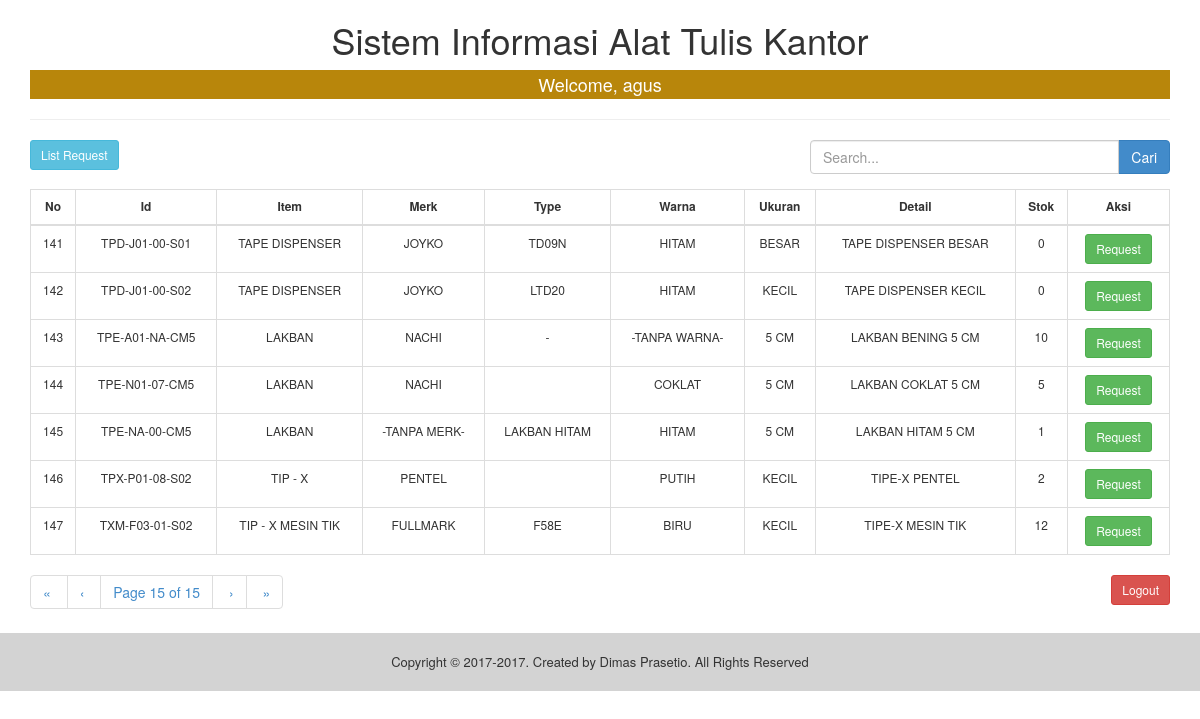
/index.php?pagination=true&page=15 (signed in), run on the app's committed database.
### tables this page shows
CREATE TABLE `tbl_inventory` (
  `id` varchar(20) NOT NULL,
  `item` varchar(100) NOT NULL,
  `merk` varchar(45) NOT NULL,
  `type` varchar(45) DEFAULT NULL,
  `warna` varchar(45) DEFAULT NULL,
  `ukuran` varchar(45) DEFAULT NULL,
  `detail` varchar(300) DEFAULT NULL,
  `stok` int(4) NOT NULL,
  `satuan` varchar(10) NOT NULL,
  `stok_min` int(4) NOT NULL,
  `updated_by` varchar(45) NOT NULL,
  `updated_date` varchar(45) NOT NULL,
  PRIMARY KEY (`id`)
);

### index.php (the view, shortened to what this page needs)
<?php
if(@$_SESSION['username']){
?>
<!doctype html>
<html>
    <head>
        <link rel="stylesheet" href="css/bootstrap.min.css"/>
    </head>
    <body>
        <?php
        include 'inc/pagination1.php';
        include 'inc/koneksi.php';
        if(isset($_REQUEST['keyword']) && $_REQUEST['keyword']<>""){
            $keyword=$_REQUEST['keyword'];
            $reload = "index.php?pagination=true&keyword=$keyword";
            $sql =  "SELECT * FROM tbl_inventory WHERE item LIKE '%$keyword%' or merk LIKE '%$keyword%'";
            $result = mysqli_query($koneksi,$sql);
        }else{
            $reload = "index.php?pagination=true";
            $sql =  "SELECT * FROM tbl_inventory";
            $result = mysqli_query($koneksi, $sql);
        }
        $rpp = 10;
        $page = intval($_GET["page"]);
        $tcount = mysqli_num_rows($result);
        $tpages = ($tcount) ? ceil($tcount/$rpp) : 1;
        $count = 0;
        $i = ($page-1)*$rpp;
        $no_urut = ($page-1)*$rpp;
        ?>
        <div class="container">
        <center><h1>Sistem Informasi Alat Tulis Kantor</h1>
        <h4>Welcome, <?php echo $_SESSION['username'] ?></h4>
        </center><hr>
            <div class="row">
                <div class="col-lg-8">
                    <a href="inc/list_request.php"><button class="btn btn-info btn-sm">List Request</button></a>
                </div>
                <div class="col-lg-4 text-right">
                    <form method="post" action="index.php">
                        <div class="form-group input-group">
                            <input type="text" name="keyword" class="form-control" placeholder="Search..." value="<?php echo $_REQUEST['keyword']; ?>">
                            <span class="input-group-btn">
                                <button class="btn btn-primary" type="submit">Cari
                                </button>
                            </span>
                        </div>
                    </form>
                </div>
            </div>
            <div class="table-responsive">
            <table class="table table-bordered">
                <thead>
                    <tr>
                        <th>No</th>
                        <th>Id</th>
                        <th>Item</th>
                        <th>Merk</th>
                        <th>Type</th>
                        <th>Warna</th>
                        <th>Ukuran</th>
                        <th>Detail</th>
                        <th>Stok</th>
                        <th>Aksi</th>
                    </tr>
                </thead>
                <tbody>
                    <?php
                    while(($count<$rpp) && ($i<$tcount)) {
                        mysqli_data_seek($result,$i);
                        $data = mysqli_fetch_array($result);
                    ?>
                    <tr>
                        <td><?php echo ++$no_urut;?></td>
                        <td><?php echo $data['id']; ?></td>
                        <td><?php echo $data['item']; ?></td>
                        <td><?php echo $data['merk']; ?></td>
                        <td><?php echo $data['type']; ?></td>
                        <td><?php echo $data['warna']; ?></td>
                        <td><?php echo $data['ukuran']; ?></td>
                        <td><?php echo $data['detail']; ?></td>
                        <td><?php echo $data['stok']; ?></td>
                        <td><a href="inc/request.php?id=<?php echo $data['id']; ?>"><button class="btn btn-success btn-sm">Request</button></a></td>
                    </tr>
                    <?php
                        $i++;
                        $count++;
                    }
                    ?>
                </tbody>
            </table>
            </div>
            <div class="row">
                <div class="col-md-8">
                    <?php echo paginate_one($reload, $page, $tpages); ?>
                </div>
                <div class="col-md-4 text-right">
                    <a href="inc/logout.php"><button class="btn btn-danger btn-sm">Logout</button></a>
                </div><br>
            </div>
        </div>
        <div id="footer">
          Copyright &copy; 2017-<?php echo date('Y'); ?>. Created by Dimas Prasetio. All Rights Reserved
        </div>
    </body>
</html>
<?php
}else{
  header("location:inc/login.php");
}
?>

### index.php (style rules this page uses)
#footer { text-align: center; padding: 20px; background-color: #D3D3D3; font-size: 13px; }
table,tr,th,td { text-align: center; font-size: 12px; }
h4 { color: white; background-color: #B8860B; padding: 5px; }

### data on the page
tbl_inventory: id "TPD-J01-00-S01", item "TAPE DISPENSER", merk "JOYKO", type "TD09N", warna "HITAM", ukuran "BESAR", detail "TAPE DISPENSER BESAR", stok "0"
tbl_inventory: id "TPD-J01-00-S02", item "TAPE DISPENSER", merk "JOYKO", type "LTD20", warna "HITAM", ukuran "KECIL", detail "TAPE DISPENSER KECIL", stok "0"
tbl_inventory: id "TPE-A01-NA-CM5", item "LAKBAN", merk "NACHI", type "-", warna "-TANPA WARNA-", ukuran "5 CM", detail "LAKBAN BENING 5 CM", stok "10"
tbl_inventory: id "TPE-N01-07-CM5", item "LAKBAN", merk "NACHI", warna "COKLAT", ukuran "5 CM", detail "LAKBAN COKLAT 5 CM", stok "5"
tbl_inventory: id "TPE-NA-00-CM5", item "LAKBAN", merk "-TANPA MERK-", type "LAKBAN HITAM", warna "HITAM", ukuran "5 CM", detail "LAKBAN HITAM 5 CM", stok "1"
tbl_inventory: id "TPX-P01-08-S02", item "TIP - X", merk "PENTEL", warna "PUTIH", ukuran "KECIL", detail "TIPE-X PENTEL", stok "2"
tbl_inventory: id "TXM-F03-01-S02", item "TIP - X MESIN TIK", merk "FULLMARK", type "F58E", warna "BIRU", ukuran "KECIL", detail "TIPE-X MESIN TIK", stok "12"

### other printed values
$_SESSION['username'] "agus"
$firstlabel "«"
$prevlabel "‹"
$page "15"
$tpages "15"
$nextlabel "›"
$lastlabel "»"
